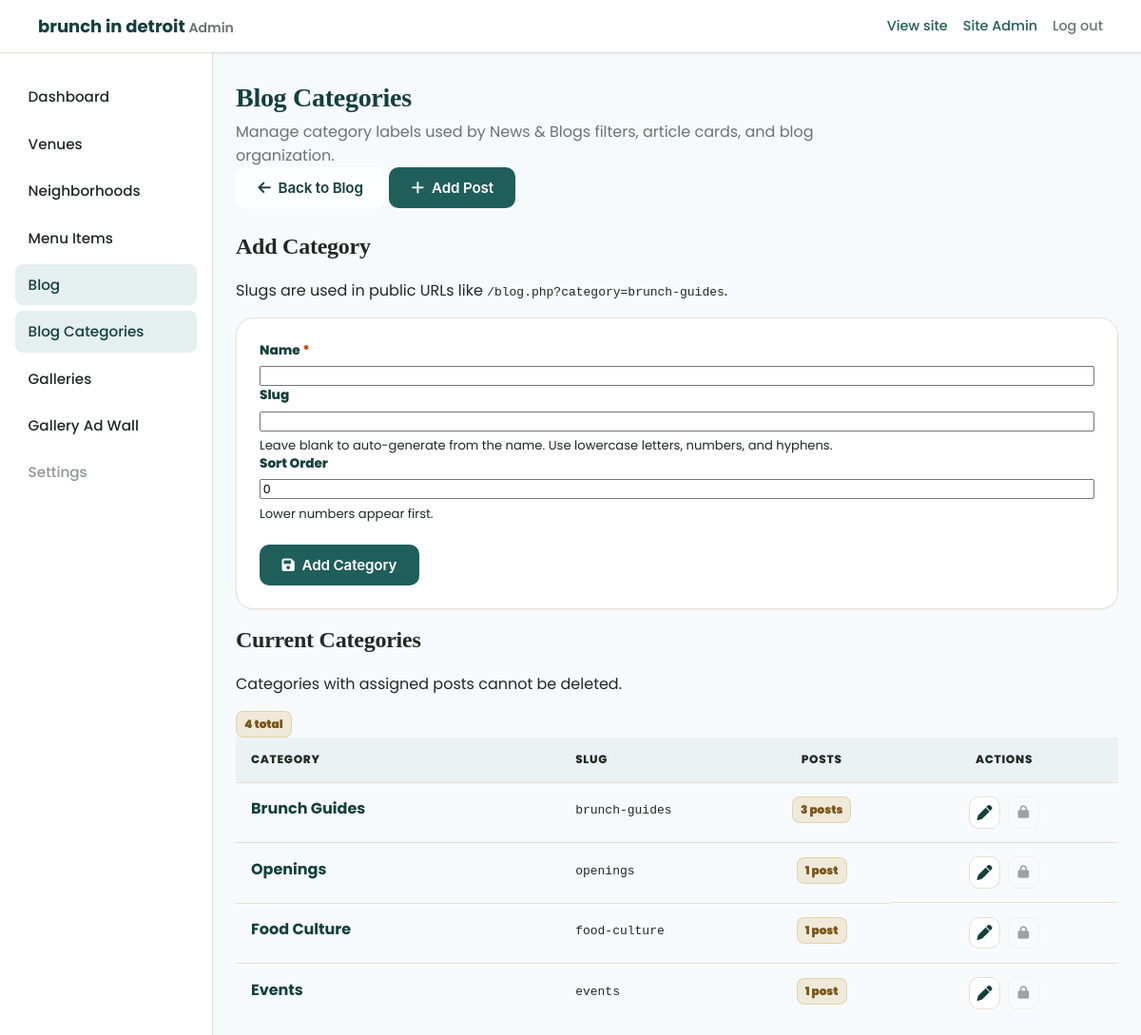
The app's page /admin/blog-categories.php (signed in) with its own data.
### tables this page shows
CREATE TABLE IF NOT EXISTS blog_categories (
  id INT UNSIGNED NOT NULL AUTO_INCREMENT,
  name VARCHAR(120) NOT NULL,
  slug VARCHAR(120) NOT NULL,
  sort_order INT NOT NULL DEFAULT 0,
  PRIMARY KEY (id),
  UNIQUE KEY uq_blog_categories_slug (slug)
);

### public/admin/blog-categories.php (called while the page is built, shortened)
<?php
require_once __DIR__ . '/../../app/bootstrap.php';
require_once APP_ROOT . '/models/Blog.php';
$debug = defined('APP_DEBUG') && APP_DEBUG;
$form = [
    'id' => '',
    'name' => '',
    'slug' => '',
    'sort_order' => '0',
];
try {
    $categories = Blog::categoriesWithCounts();
} catch (Throwable $ex) {
    $categories = [];
    flash_set('error', $debug ? $ex->getMessage() : 'Could not load blog categories.');
}
require APP_ROOT . '/views/partials/admin-header.php';
require APP_ROOT . '/views/partials/admin-sidebar.php';
require APP_ROOT . '/views/admin/blog-categories.php';
require APP_ROOT . '/views/partials/admin-footer.php';

### app/helpers/functions.php (called while the page is built, shortened)
<?php
function app_config(): array
{
    static $config = null;
    if ($config === null) {
        $path = APP_ROOT . '/config/config.php';
        $config = require $path;
    }
    return $config;
}
function e(?string $value): string
{
    return htmlspecialchars($value ?? '', ENT_QUOTES | ENT_SUBSTITUTE, 'UTF-8');
}
function asset_url(string $path): string
{
    $path = ltrim($path, '/');
    $base = rtrim((string) (app_config()['base_url'] ?? ''), '/');
    if ($base === '') {
        return '/' . $path;
    }
    return $base . '/' . $path;
}
function admin_url(string $path): string
{
    $path = ltrim($path, '/');
    return asset_url('admin/' . $path);
}

### app/config/config.php (called while the page is built, shortened)
<?php
return [
    'site_domain' => 'brunchindetroit.com',
    'site_name_display' => 'brunch in detroit',
    'environment' => 'local',
    'debug' => true,
    'base_url' => '',
    'db' => [
        'host' => '127.0.0.1',
        'port' => 3306,
        'name' => 'brunchindetroit',
        'user' => 'root',
        'password' => '',
        'charset' => 'utf8mb4',
    ],
    'session' => [
        'name' => 'brunch_admin_session',
    ],
    'uploads' => [
        'max_bytes' => 5 * 1024 * 1024,
        'allowed_mime' => ['image/jpeg', 'image/png', 'image/webp', 'image/gif'],
    ],
];

### app/bootstrap.php (called while the page is built, shortened)
<?php
require APP_ROOT . '/helpers/functions.php';
require APP_ROOT . '/helpers/auth.php';
require APP_ROOT . '/config/database.php';
$config = app_config();

### app/helpers/auth.php (called while the page is built, shortened)
<?php
function admin_session_start(): void
{
    if (session_status() === PHP_SESSION_ACTIVE) {
        return;
    }
    $config = app_config();
}

### app/config/database.php (called while the page is built, shortened)
<?php
function db(): PDO
{
    $config = app_config();
    $db = $config['db'];
    $dsn = sprintf(
        'mysql:host=%s;port=%d;dbname=%s;charset=%s',
        $db['host'],
        (int) $db['port'],
        $db['name'],
        $db['charset']
    );
    $pdo = new PDO($dsn, $db['user'], $db['password'], [
        PDO::ATTR_ERRMODE => PDO::ERRMODE_EXCEPTION,
        PDO::ATTR_DEFAULT_FETCH_MODE => PDO::FETCH_ASSOC,
        PDO::ATTR_EMULATE_PREPARES => false,
    ]);
    return $pdo;
}

### app/models/Blog.php (called while the page is built, shortened)
<?php
final class Blog
{
    public static function categoriesWithCounts(): array
    {
        $pdo = db();
        $sql = "
            SELECT
                bc.id,
                bc.name,
                bc.slug,
                bc.sort_order,
                COUNT(bp.id) AS post_count
            FROM blog_categories bc
            LEFT JOIN blog_posts bp ON bp.category_id = bc.id
            GROUP BY bc.id, bc.name, bc.slug, bc.sort_order
            ORDER BY bc.sort_order ASC, bc.name ASC
        ";
        return $pdo->query($sql)->fetchAll();
    }
}

### app/views/admin/blog-categories.php (the view, shortened to what this page needs)
<?php
$isEdit = !empty($form['id']);
?>
<div class="admin-page-header">
    <div>
        <h1 class="admin-page-title">Blog Categories</h1>
        <p class="admin-page-lead">Manage category labels used by News &amp; Blogs filters, article cards, and blog organization.</p>
    </div>
    <div class="admin-page-actions">
        <a class="btn btn--outline" href="<?= e(admin_url('blog.php')) ?>">
            <i class="fas fa-arrow-left" aria-hidden="true"></i> Back to Blog
        </a>
        <a class="btn btn--primary" href="<?= e(admin_url('blog-edit.php')) ?>">
            <i class="fas fa-plus" aria-hidden="true"></i> Add Post
        </a>
    </div>
</div>
<div class="admin-category-layout">
    <section class="admin-category-panel">
        <h2><?= $isEdit ? 'Edit Category' : 'Add Category' ?></h2>
        <p class="admin-category-panel__lead">
            Slugs are used in public URLs like <code>/blog.php?category=brunch-guides</code>.
        </p>
        <form class="admin-form admin-category-form" method="post" action="<?= e(admin_url('blog-categories.php')) ?>">
            <div class="admin-form__field">
                <label class="admin-form__label" for="name">Name <span class="admin-form__req">*</span></label>
                <input
                    class="admin-form__input"
                    type="text"
                    id="name"
                    name="name"
                    value="<?= e($form['name'] ?? '') ?>"
                    maxlength="120"
                    required
                >
            </div>
            <div class="admin-form__field">
                <label class="admin-form__label" for="slug">Slug</label>
                <input
                    class="admin-form__input"
                    type="text"
                    id="slug"
                    name="slug"
                    value="<?= e($form['slug'] ?? '') ?>"
                    maxlength="120"
                >
                <span class="admin-form__hint">Leave blank to auto-generate from the name. Use lowercase letters, numbers, and hyphens.</span>
            </div>
            <div class="admin-form__field">
                <label class="admin-form__label" for="sort_order">Sort Order</label>
                <input
                    class="admin-form__input"
                    type="number"
                    id="sort_order"
                    name="sort_order"
                    value="<?= e($form['sort_order'] ?? '0') ?>"
                    step="1"
                >
                <span class="admin-form__hint">Lower numbers appear first.</span>
            </div>
            <div class="admin-form__actions">
                <button type="submit" class="btn btn--primary">
                    <i class="fas fa-save" aria-hidden="true"></i>
                    <?= $isEdit ? 'Save Category' : 'Add Category' ?>
                </button>
            </div>
        </form>
    </section>
    <section class="admin-category-panel admin-category-panel--list admin-blog-categories-panel">
        <div class="admin-category-panel__header">
            <div>
                <h2>Current Categories</h2>
                <p class="admin-category-panel__lead">Categories with assigned posts cannot be deleted.</p>
            </div>
            <span class="badge badge--muted"><?= count($categories) ?> total</span>
        </div>
        <?php if (empty($categories)): ?>
            <div class="admin-empty-state">
                <h2>No categories yet</h2>
                <p>Add a category to organize blog posts.</p>
            </div>
        <?php else: ?>
            <div class="admin-table-wrap admin-blog-categories-table-wrap">
                <table class="admin-table admin-blog-categories-table">
                    <thead>
                        <tr>
                            <th scope="col">Category</th>
                            <th scope="col">Slug</th>
                            <th scope="col">Posts</th>
                            <th scope="col" class="admin-table__actions-col">Actions</th>
                        </tr>
                    </thead>
                    <tbody>
                        <?php foreach ($categories as $category): ?>
                            <?php
                            $categoryId = (int) ($category['id'] ?? 0);
                            $postCount = (int) ($category['post_count'] ?? 0);
                            ?>
                            <tr>
                                <td class="admin-table__title-cell">
                                    <strong><?= e((string) ($category['name'] ?? 'Untitled Category')) ?></strong>
                                </td>
                                <td><code><?= e((string) ($category['slug'] ?? '')) ?></code></td>
                                <td>
                                    <span class="badge <?= $postCount > 0 ? 'badge--success' : 'badge--draft' ?>">
                                        <?= $postCount ?> <?= $postCount === 1 ? 'post' : 'posts' ?>
                                    </span>
                                </td>
                                <td class="admin-menu-icon-actions admin-blog-category-actions">
                                    <a class="admin-icon-action" href="<?= e(admin_url('blog-categories.php?edit=' . $categoryId)) ?>" aria-label="Edit blog category">
                                        <i class="fas fa-pen" aria-hidden="true"></i>
                                    </a>
                                    <form method="post" action="<?= e(admin_url('blog-categories.php')) ?>">
                                        <?php if ($postCount === 0): ?>
                                            <button
                                                type="submit"
                                                class="admin-icon-action admin-icon-action--danger"
                                                aria-label="Delete blog category"
                                                onclick="return confirm('Delete this category?');"
                                            >
                                                <i class="fas fa-trash" aria-hidden="true"></i>
                                            </button>
                                        <?php else: ?>
                                            <button
                                                type="button"
                                                class="admin-icon-action admin-icon-action--disabled"
                                                aria-label="Category has posts and cannot be deleted"
                                                title="Categories with posts cannot be deleted."
                                                disabled
                                            >
                                                <i class="fas fa-lock" aria-hidden="true"></i>
                                            </button>
                                        <?php endif; ?>
                                    </form>
                                </td>
                            </tr>
                        <?php endforeach; ?>
                    </tbody>
                </table>
            </div>
        <?php endif; ?>
    </section>
</div>

### public/assets/css/admin.css (style rules this page uses)
.admin-menu-icon-actions, .admin-mobile-card__actions { display: flex; align-items: center; gap: 0.45rem; }
.admin-menu-icon-actions form, .admin-mobile-card__actions form { display: inline-flex; margin: 0; }
.admin-icon-action { display: inline-flex; align-items: center; justify-content: center; width: 2.1rem; height: 2.1rem; border: 1px solid var(--border); border-radius: 0.65rem; background: #fff; color: var(--primary-dark); text-decoration: none; cursor: pointer; }
.admin-icon-action--disabled, .admin-icon-action--disabled:hover, .admin-icon-action--disabled:focus { opacity: 0.42; cursor: not-allowed; color: var(--text-muted); background: #f8fafc; border-color: var(--border); }
.admin-blog-categories-table th:nth-child(3), .admin-blog-categories-table td:nth-child(3), .admin-blog-categories-table th:nth-child(4), .admin-blog-categories-table td:nth-child(4) { text-align: center; }
.admin-blog-category-actions { justify-content: center; }
.admin-blog-category-actions form { display: inline-flex; margin: 0; }

### records on screen
blog_categories: name "Brunch Guides", slug "brunch-guides", postCount "3", shows "posts"
blog_categories: name "Openings", slug "openings", postCount "1"
blog_categories: name "Food Culture", slug "food-culture", postCount "1"
blog_categories: name "Events", slug "events", postCount "1"

### other values on screen
site_name_display() "brunch in detroit"
$adminDisplayName "Site Admin"
count($categories) "4"
